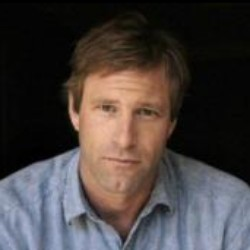
#> input picture Assignment3/test/Aaron_Eckhart.jpg, 250 x 250 px, given as the content of the folder aligned, which was not available
$ python convert.py   (older library calls are emulated)
#> lines starting #> are read from the running program, lines starting #| are printed output that depends on the picture
import os
from PIL import Image
import random

for filename in os.listdir('aligned'):

    name = 'aligned/'+filename
    new_name = 'test/'+filename
    img = Image.open( name )
#> img is the input picture: PIL image 250x250 RGB; mean R, G, B 71.8, 64.4, 63
    img.load()
    img = img.resize((32,32), Image.ANTIALIAS)
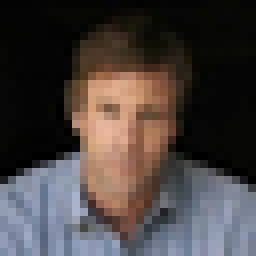
#> img: PIL image 32x32 RGB (shown 8 times larger); mean R, G, B 71.8, 64.5, 63.1
    img.save(new_name)

$ run again, on Assignment3/test/Gerhard_Schroder.jpg
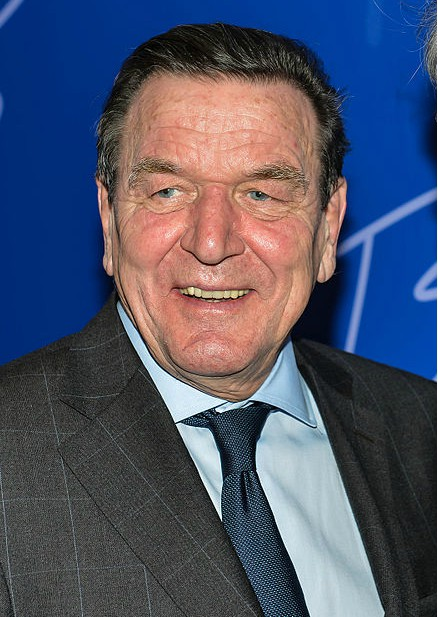
#> input picture Assignment3/test/Gerhard_Schroder.jpg, 438 x 617 px, given as the content of the folder aligned, which was not available
#> img is the input picture: PIL image 438x617 RGB; mean R, G, B 77.8, 83.7, 105.1
#> `img = img.resize((32,32), Image.ANTIALIAS)`:
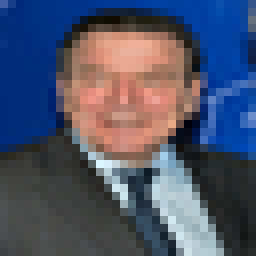
#> img: PIL image 32x32 RGB (shown 8 times larger); mean R, G, B 77.8, 83.6, 105

$ run again, on Assignment3/test/Tia_Mowry.jpg
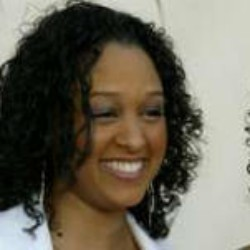
#> input picture Assignment3/test/Tia_Mowry.jpg, 250 x 250 px, given as the content of the folder aligned, which was not available
#> img is the input picture: PIL image 250x250 RGB; mean R, G, B 108, 102.7, 88.8
#> `img = img.resize((32,32), Image.ANTIALIAS)`:
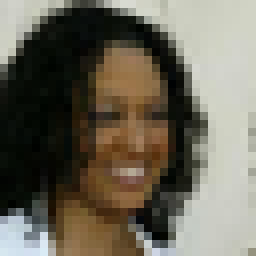
#> img: PIL image 32x32 RGB (shown 8 times larger); mean R, G, B 108, 102.7, 88.8

$ run again, on Assignment3/test/Tiger_Woods.jpg
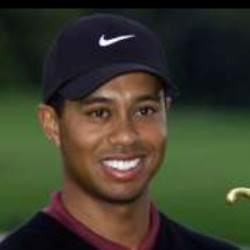
#> input picture Assignment3/test/Tiger_Woods.jpg, 250 x 250 px, given as the content of the folder aligned, which was not available
#> img is the input picture: PIL image 250x250 RGB; mean R, G, B 60.1, 59.7, 43.5
#> `img = img.resize((32,32), Image.ANTIALIAS)`:
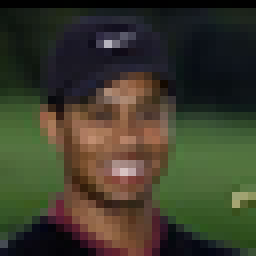
#> img: PIL image 32x32 RGB (shown 8 times larger); mean R, G, B 60.1, 59.7, 43.5
